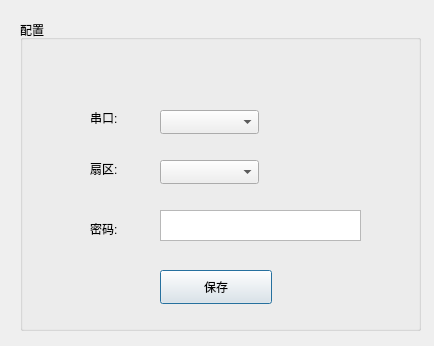
<?xml version="1.0" encoding="UTF-8"?>
<ui version="4.0">
 <class>DialogSettinginterface</class>
 <widget class="QDialog" name="DialogSettinginterface">
  <property name="geometry">
   <rect>
    <x>0</x>
    <y>0</y>
    <width>434</width>
    <height>346</height>
   </rect>
  </property>
  <property name="windowTitle">
   <string>Setting Interface</string>
  </property>
  <widget class="QGroupBox" name="groupBox">
   <property name="geometry">
    <rect>
     <x>20</x>
     <y>20</y>
     <width>401</width>
     <height>311</height>
    </rect>
   </property>
   <property name="title">
    <string>配置</string>
   </property>
   <widget class="QLabel" name="label">
    <property name="geometry">
     <rect>
      <x>70</x>
      <y>90</y>
      <width>81</width>
      <height>16</height>
     </rect>
    </property>
    <property name="text">
     <string>串口:</string>
    </property>
   </widget>
   <widget class="QComboBox" name="comboBox_comport">
    <property name="geometry">
     <rect>
      <x>140</x>
      <y>90</y>
      <width>99</width>
      <height>24</height>
     </rect>
    </property>
   </widget>
   <widget class="QLabel" name="label_2">
    <property name="geometry">
     <rect>
      <x>70</x>
      <y>140</y>
      <width>101</width>
      <height>18</height>
     </rect>
    </property>
    <property name="text">
     <string>扇区:</string>
    </property>
   </widget>
   <widget class="QComboBox" name="comboBox_sector">
    <property name="geometry">
     <rect>
      <x>140</x>
      <y>140</y>
      <width>99</width>
      <height>24</height>
     </rect>
    </property>
   </widget>
   <widget class="QLabel" name="label_3">
    <property name="geometry">
     <rect>
      <x>70</x>
      <y>200</y>
      <width>81</width>
      <height>18</height>
     </rect>
    </property>
    <property name="text">
     <string>密码:</string>
    </property>
   </widget>
   <widget class="QTextEdit" name="textEdit_password">
    <property name="geometry">
     <rect>
      <x>140</x>
      <y>190</y>
      <width>201</width>
      <height>31</height>
     </rect>
    </property>
   </widget>
   <widget class="QPushButton" name="pushButton">
    <property name="geometry">
     <rect>
      <x>140</x>
      <y>250</y>
      <width>112</width>
      <height>34</height>
     </rect>
    </property>
    <property name="text">
     <string>保存</string>
    </property>
   </widget>
  </widget>
 </widget>
 <resources/>
 <connections/>
</ui>
